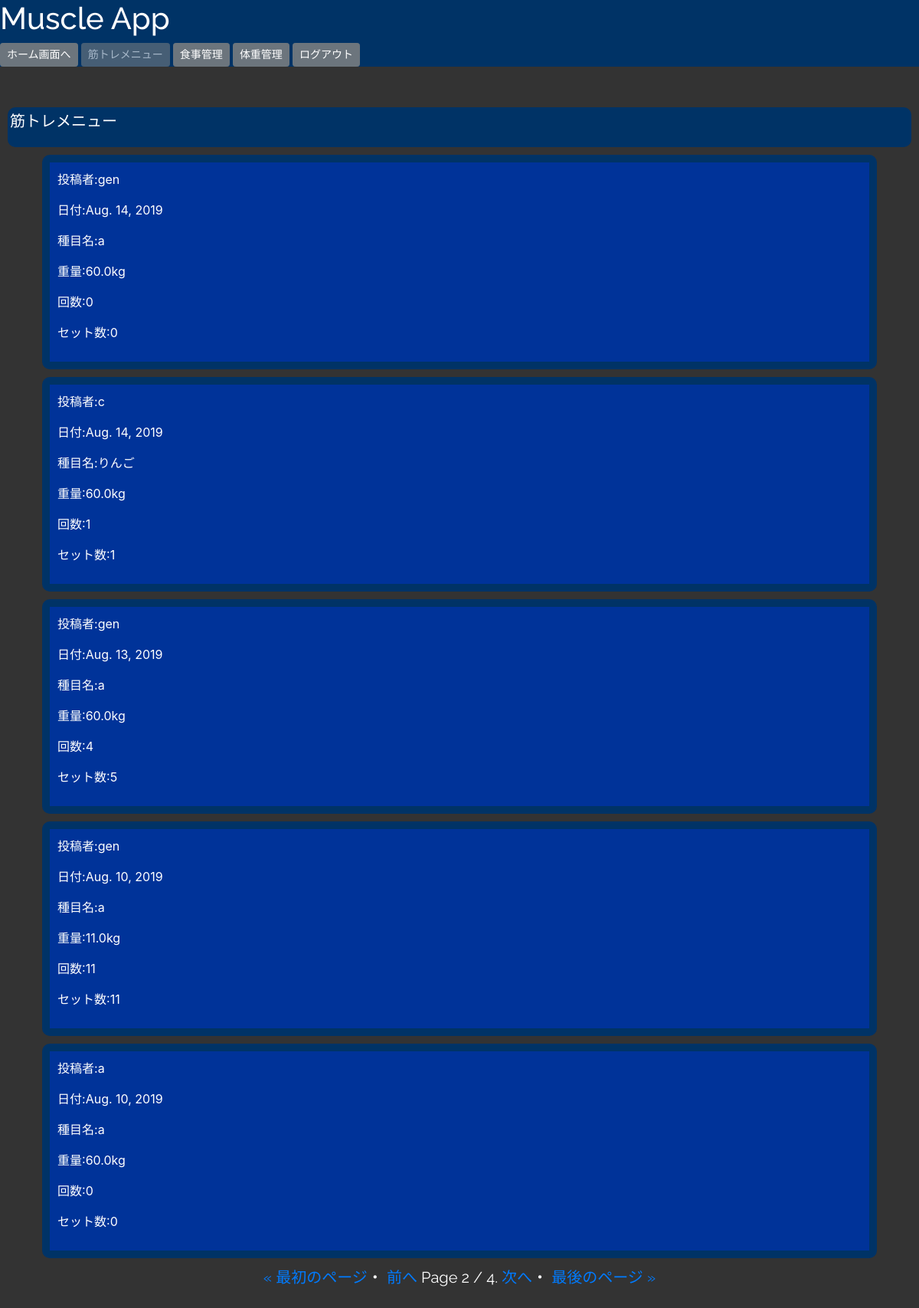
The page /timeline/workout/?page=2 (signed in) on the database its author committed.
### muscleapp/models.py (models this page shows, shortened)
class WorkoutModel(models.Model):
    name = models.CharField(max_length=100)
    weight = models.FloatField()
    reps = models.IntegerField()
    set = models.IntegerField()
    date = models.DateField(default=localdate())
    author = models.CharField(max_length=100)

### muscleapp/views.py (the view)
# urls.py: path('timeline/workout/', timeline_workoutfunc, name='timeline_workout'),
@login_required
def timeline_workoutfunc(request):
    workout = WorkoutModel.objects.order_by('-date').all()
    paginator = Paginator(workout, 5)
    page = request.GET.get('page')
    workout_data = paginator.get_page(page)
    return render(request, 'timeline_workout.html', {'workout_data': workout_data})

### templates/timeline_workout.html (shortened to what this page needs)
{% extends 'base_afterlogin.html' %}
{% block customcss %}
{% load static %}
<link rel="stylesheet" type="text/css" href="{% static 'timeline.css' %}">
{% endblock customcss %}
{% block header %}
<h1>Muscle App</h1>
    <a href="{% url 'home' %}" class="btn btn-secondary btn-sm">ホーム画面へ</a>
    <a href="{% url 'timeline_workout' %}" class="btn btn-secondary disabled btn-sm">筋トレメニュー</a>
    <a href="{% url 'timeline_diet' %}" class="btn btn-secondary btn-sm">食事管理</a>
    <a href="{% url 'timeline_body' %}" class="btn btn-secondary btn-sm">体重管理</a>
{% endblock header %}
{% block content %}
<div class="menu">
    <p>筋トレメニュー</p>
</div>
{% for item in workout_data %}
<div class="container">
<div class="info">
    <p>投稿者:{{ item.author }}</p>
    <p>日付:{{ item.date }}</p>
    <p>種目名:{{ item.name }}</p>
    <p>重量:{{ item.weight }}kg</p>
    <p>回数:{{ item.reps }}</p>
    <p>セット数:{{ item.set }}</p>
</div>
</div>
{% endfor %}
{% endblock content %}
{% block paginator %}
<span class="step-links">
        {% if workout_data.has_previous %}
            <a href="?page=1">&laquo; 最初のページ</a>・
            <a href="?page={{ workout_data.previous_page_number }}">前へ</a>
        {% endif %}
        <span class="current">
            Page {{ workout_data.number }} / {{ workout_data.paginator.num_pages }}.
        </span>
        {% if workout_data.has_next %}
            <a href="?page={{ workout_data.next_page_number }}">次へ</a>・
            <a href="?page={{ workout_data.paginator.num_pages }}">最後のページ &raquo;</a>
        {% endif %}
</span>
{% endblock paginator %}

### static/timeline.css (style rules this page uses)
body { background-color: #333333; color: #fff }
.menu { background-color: #003366; font-size: 20px; padding: 3px; margin: 10px; border-radius: 10px; }
.info { padding: 10px; border-radius: 10px; background-color: #003399; margin: 10px; border: 10px solid #003366; }
.step-links { display: block; text-align: center; padding: 0 0 40px 0; font-size: 20px; font-family: 'Raleway', sans-serif; }

### rows shown on the page
WorkoutModel: author "gen", date "Aug. 14, 2019", name "a", weight "60.0", reps "0", set "0"
WorkoutModel: author "c", date "Aug. 14, 2019", name "りんご", weight "60.0", reps "1", set "1"
WorkoutModel: author "gen", date "Aug. 13, 2019", name "a", weight "60.0", reps "4", set "5"
WorkoutModel: author "gen", date "Aug. 10, 2019", name "a", weight "11.0", reps "11", set "11"
WorkoutModel: author "a", date "Aug. 10, 2019", name "a", weight "60.0", reps "0", set "0"

### other values the page prints
{{ workout_data.number }} "2"
{{ workout_data.paginator.num_pages }} "4"
